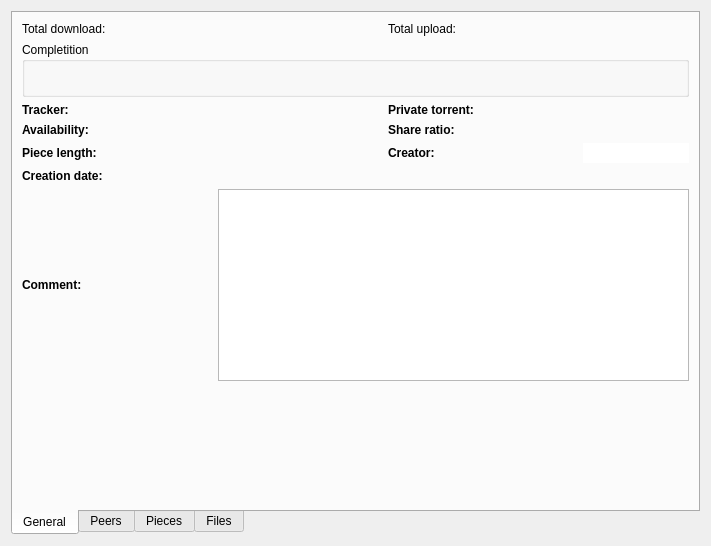
<ui version="4.0" >
 <class>TorrentDetailsForm</class>
 <widget class="QWidget" name="TorrentDetailsForm" >
  <property name="geometry" >
   <rect>
    <x>0</x>
    <y>0</y>
    <width>711</width>
    <height>546</height>
   </rect>
  </property>
  <layout class="QGridLayout" >
   <item row="0" column="0" >
    <widget class="QTabWidget" name="tabWidget" >
     <property name="tabPosition" >
      <enum>QTabWidget::South</enum>
     </property>
     <property name="currentIndex" >
      <number>0</number>
     </property>
     <widget class="QWidget" name="tab" >
      <attribute name="title" >
       <string>General</string>
      </attribute>
      <layout class="QGridLayout" >
       <item row="0" column="0" >
        <widget class="QLabel" name="label_9" >
         <property name="text" >
          <string>Total download:</string>
         </property>
        </widget>
       </item>
       <item row="0" column="1" colspan="2" >
        <widget class="QLabel" name="labelTotalDownload" />
       </item>
       <item row="0" column="3" >
        <widget class="QLabel" name="label_10" >
         <property name="text" >
          <string>Total upload:</string>
         </property>
        </widget>
       </item>
       <item row="0" column="4" colspan="2" >
        <widget class="QLabel" name="labelTotalUpload" />
       </item>
       <item row="1" column="0" colspan="6" >
        <widget class="QGroupBox" name="groupBox" >
         <property name="title" >
          <string>Completition</string>
         </property>
         <layout class="QGridLayout" >
          <property name="leftMargin" >
           <number>5</number>
          </property>
          <property name="topMargin" >
           <number>0</number>
          </property>
          <property name="rightMargin" >
           <number>5</number>
          </property>
          <property name="bottomMargin" >
           <number>7</number>
          </property>
          <item row="0" column="0" >
           <widget class="TorrentProgressWidget" native="1" name="widgetCompletition" >
            <property name="minimumSize" >
             <size>
              <width>0</width>
              <height>25</height>
             </size>
            </property>
           </widget>
          </item>
         </layout>
        </widget>
       </item>
       <item row="2" column="0" colspan="2" >
        <widget class="QLabel" name="label" >
         <property name="text" >
          <string>&lt;b>Tracker:</string>
         </property>
        </widget>
       </item>
       <item row="2" column="2" >
        <widget class="QLabel" name="labelTracker" >
         <property name="text" >
          <string/>
         </property>
        </widget>
       </item>
       <item row="2" column="3" colspan="2" >
        <widget class="QLabel" name="label_4" >
         <property name="text" >
          <string>&lt;b>Private torrent:</string>
         </property>
        </widget>
       </item>
       <item row="2" column="5" >
        <widget class="QLabel" name="labelPrivate" >
         <property name="text" >
          <string/>
         </property>
        </widget>
       </item>
       <item row="3" column="0" colspan="2" >
        <widget class="QLabel" name="label_2" >
         <property name="text" >
          <string>&lt;b>Availability:</string>
         </property>
        </widget>
       </item>
       <item row="3" column="2" >
        <widget class="QLabel" name="labelAvailability" >
         <property name="text" >
          <string/>
         </property>
        </widget>
       </item>
       <item row="3" column="3" >
        <widget class="QLabel" name="label_8" >
         <property name="text" >
          <string>&lt;b>Share ratio:</string>
         </property>
        </widget>
       </item>
       <item row="3" column="5" >
        <widget class="QLabel" name="labelRatio" >
         <property name="text" >
          <string/>
         </property>
        </widget>
       </item>
       <item row="4" column="0" colspan="2" >
        <widget class="QLabel" name="label_3" >
         <property name="text" >
          <string>&lt;b>Piece length:</string>
         </property>
        </widget>
       </item>
       <item row="4" column="2" >
        <widget class="QLabel" name="labelPieceLength" >
         <property name="text" >
          <string/>
         </property>
        </widget>
       </item>
       <item row="4" column="3" colspan="2" >
        <widget class="QLabel" name="label_6" >
         <property name="sizePolicy" >
          <sizepolicy vsizetype="Preferred" hsizetype="Minimum" >
           <horstretch>0</horstretch>
           <verstretch>0</verstretch>
          </sizepolicy>
         </property>
         <property name="text" >
          <string>&lt;b>Creator:</string>
         </property>
        </widget>
       </item>
       <item row="4" column="5" >
        <widget class="QLineEdit" name="lineCreator" >
         <property name="sizePolicy" >
          <sizepolicy vsizetype="Fixed" hsizetype="Minimum" >
           <horstretch>0</horstretch>
           <verstretch>0</verstretch>
          </sizepolicy>
         </property>
         <property name="frame" >
          <bool>false</bool>
         </property>
         <property name="readOnly" >
          <bool>true</bool>
         </property>
        </widget>
       </item>
       <item row="5" column="0" colspan="2" >
        <widget class="QLabel" name="label_7" >
         <property name="text" >
          <string>&lt;b>Creation date:</string>
         </property>
        </widget>
       </item>
       <item row="5" column="2" >
        <widget class="QLabel" name="labelCreationDate" >
         <property name="text" >
          <string/>
         </property>
        </widget>
       </item>
       <item row="6" column="0" colspan="2" >
        <widget class="QLabel" name="label_5" >
         <property name="text" >
          <string>&lt;b>Comment:</string>
         </property>
        </widget>
       </item>
       <item row="6" column="2" colspan="4" >
        <widget class="QTextEdit" name="textComment" >
         <property name="readOnly" >
          <bool>true</bool>
         </property>
         <property name="acceptRichText" >
          <bool>false</bool>
         </property>
        </widget>
       </item>
       <item row="7" column="2" >
        <spacer>
         <property name="orientation" >
          <enum>Qt::Vertical</enum>
         </property>
         <property name="sizeHint" >
          <size>
           <width>164</width>
           <height>101</height>
          </size>
         </property>
        </spacer>
       </item>
      </layout>
     </widget>
     <widget class="QWidget" name="tab_2" >
      <attribute name="title" >
       <string>Peers</string>
      </attribute>
      <layout class="QGridLayout" >
       <item row="0" column="0" >
        <widget class="QTreeView" name="treePeers" >
         <property name="contextMenuPolicy" >
          <enum>Qt::CustomContextMenu</enum>
         </property>
         <property name="rootIsDecorated" >
          <bool>false</bool>
         </property>
         <property name="uniformRowHeights" >
          <bool>true</bool>
         </property>
         <property name="itemsExpandable" >
          <bool>false</bool>
         </property>
         <property name="sortingEnabled" >
          <bool>true</bool>
         </property>
         <property name="animated" >
          <bool>true</bool>
         </property>
        </widget>
       </item>
      </layout>
     </widget>
     <widget class="QWidget" name="tab_3" >
      <attribute name="title" >
       <string>Pieces</string>
      </attribute>
      <layout class="QGridLayout" >
       <item row="0" column="0" >
        <widget class="QTreeView" name="treePieces" >
         <property name="rootIsDecorated" >
          <bool>false</bool>
         </property>
         <property name="uniformRowHeights" >
          <bool>true</bool>
         </property>
         <property name="itemsExpandable" >
          <bool>false</bool>
         </property>
         <property name="sortingEnabled" >
          <bool>true</bool>
         </property>
         <property name="animated" >
          <bool>true</bool>
         </property>
        </widget>
       </item>
      </layout>
     </widget>
     <widget class="QWidget" name="tab_4" >
      <attribute name="title" >
       <string>Files</string>
      </attribute>
      <layout class="QGridLayout" >
       <item row="0" column="0" >
        <widget class="QTreeView" name="treeFiles" >
         <property name="contextMenuPolicy" >
          <enum>Qt::CustomContextMenu</enum>
         </property>
         <property name="alternatingRowColors" >
          <bool>true</bool>
         </property>
         <property name="selectionMode" >
          <enum>QAbstractItemView::ExtendedSelection</enum>
         </property>
         <property name="rootIsDecorated" >
          <bool>false</bool>
         </property>
         <property name="uniformRowHeights" >
          <bool>true</bool>
         </property>
         <property name="itemsExpandable" >
          <bool>false</bool>
         </property>
         <property name="sortingEnabled" >
          <bool>true</bool>
         </property>
        </widget>
       </item>
      </layout>
     </widget>
    </widget>
   </item>
  </layout>
  <action name="actionOpenFile" >
   <property name="icon" >
    <iconset resource="../gfx/resources.qrc" >:/menu/run.png</iconset>
   </property>
   <property name="text" >
    <string>Open</string>
   </property>
  </action>
 </widget>
 <customwidgets>
  <customwidget>
   <class>TorrentProgressWidget</class>
   <extends>QWidget</extends>
   <header>engines/TorrentProgressWidget.h</header>
   <container>1</container>
  </customwidget>
 </customwidgets>
 <resources>
  <include location="../gfx/resources.qrc" />
 </resources>
 <connections/>
</ui>
